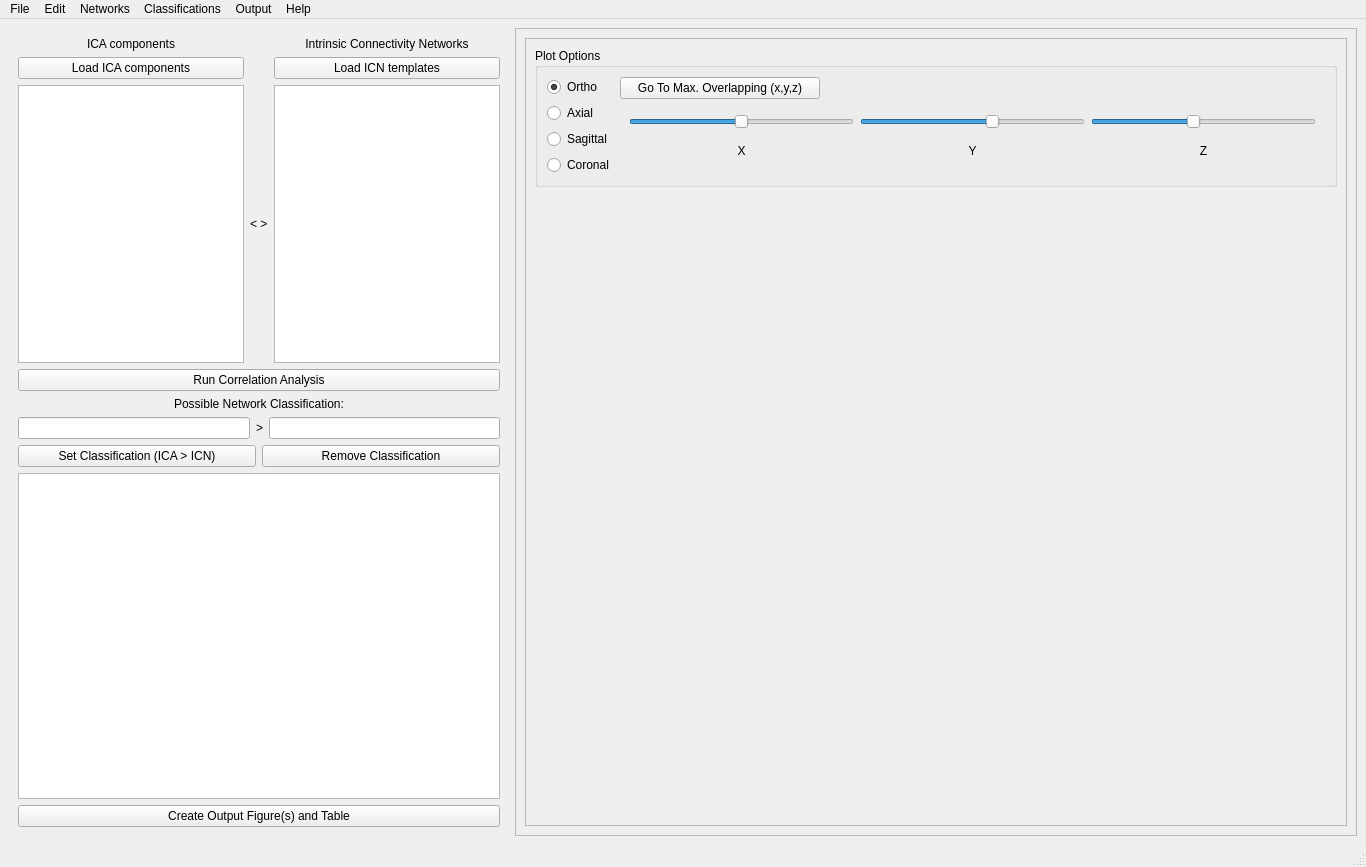
<?xml version="1.0" encoding="UTF-8"?>
<ui version="4.0">
 <class>MainWindow</class>
 <widget class="QMainWindow" name="MainWindow">
  <property name="geometry">
   <rect>
    <x>0</x>
    <y>0</y>
    <width>1366</width>
    <height>867</height>
   </rect>
  </property>
  <property name="minimumSize">
   <size>
    <width>160</width>
    <height>90</height>
   </size>
  </property>
  <property name="windowTitle">
   <string>ICA to Intrinsic Connectivity Network Classification</string>
  </property>
  <property name="windowIcon">
   <iconset>
    <normaloff>icon.ico</normaloff>icon.ico</iconset>
  </property>
  <widget class="QWidget" name="centralwidget">
   <property name="enabled">
    <bool>true</bool>
   </property>
   <property name="sizePolicy">
    <sizepolicy hsizetype="Preferred" vsizetype="Preferred">
     <horstretch>0</horstretch>
     <verstretch>0</verstretch>
    </sizepolicy>
   </property>
   <property name="minimumSize">
    <size>
     <width>1000</width>
     <height>800</height>
    </size>
   </property>
   <property name="styleSheet">
    <string notr="true"/>
   </property>
   <layout class="QHBoxLayout" name="horizontalLayout_3">
    <item>
     <widget class="QFrame" name="verticalFrame_controls">
      <property name="sizePolicy">
       <sizepolicy hsizetype="Preferred" vsizetype="Preferred">
        <horstretch>1</horstretch>
        <verstretch>0</verstretch>
       </sizepolicy>
      </property>
      <property name="minimumSize">
       <size>
        <width>500</width>
        <height>800</height>
       </size>
      </property>
      <property name="styleSheet">
       <string notr="true"/>
      </property>
      <layout class="QVBoxLayout" name="verticalLayout_2">
       <item>
        <layout class="QGridLayout" name="gridLayout_5">
         <item row="4" column="4">
          <widget class="QListWidget" name="listWidget_ICNtemplates"/>
         </item>
         <item row="3" column="4">
          <widget class="QPushButton" name="pushButton_icnload">
           <property name="text">
            <string>Load ICN templates</string>
           </property>
          </widget>
         </item>
         <item row="3" column="0">
          <widget class="QPushButton" name="pushButton_icaload">
           <property name="text">
            <string>Load ICA components</string>
           </property>
          </widget>
         </item>
         <item row="2" column="4">
          <widget class="QLabel" name="label_6">
           <property name="text">
            <string>Intrinsic Connectivity Networks</string>
           </property>
           <property name="alignment">
            <set>Qt::AlignCenter</set>
           </property>
          </widget>
         </item>
         <item row="4" column="2">
          <widget class="QLabel" name="label_5">
           <property name="text">
            <string>&lt; &gt;</string>
           </property>
          </widget>
         </item>
         <item row="4" column="0">
          <widget class="QListWidget" name="listWidget_ICAComponents"/>
         </item>
         <item row="2" column="0">
          <widget class="QLabel" name="label_4">
           <property name="text">
            <string>ICA components</string>
           </property>
           <property name="alignment">
            <set>Qt::AlignCenter</set>
           </property>
          </widget>
         </item>
        </layout>
       </item>
       <item>
        <layout class="QHBoxLayout" name="horizontalLayout">
         <item>
          <widget class="QPushButton" name="pushButton_runAnalysis">
           <property name="enabled">
            <bool>true</bool>
           </property>
           <property name="text">
            <string>Run Correlation Analysis</string>
           </property>
          </widget>
         </item>
        </layout>
       </item>
       <item>
        <widget class="QLabel" name="label_9">
         <property name="text">
          <string>Possible Network Classification:</string>
         </property>
         <property name="alignment">
          <set>Qt::AlignCenter</set>
         </property>
        </widget>
       </item>
       <item>
        <layout class="QHBoxLayout" name="horizontalLayout_2">
         <item>
          <widget class="QLineEdit" name="lineEdit_ICANetwork"/>
         </item>
         <item>
          <widget class="QLabel" name="label_8">
           <property name="text">
            <string>&gt;</string>
           </property>
          </widget>
         </item>
         <item>
          <widget class="QLineEdit" name="lineEdit_mappedICANetwork"/>
         </item>
        </layout>
       </item>
       <item>
        <layout class="QHBoxLayout" name="horizontalLayout_8">
         <item>
          <widget class="QPushButton" name="pushButton_addClassification">
           <property name="text">
            <string>Set Classification (ICA &gt; ICN)</string>
           </property>
          </widget>
         </item>
         <item>
          <widget class="QPushButton" name="pushButton_rmClassification">
           <property name="text">
            <string>Remove Classification</string>
           </property>
          </widget>
         </item>
        </layout>
       </item>
       <item>
        <widget class="QListWidget" name="listWidget_Classifications"/>
       </item>
       <item>
        <layout class="QHBoxLayout" name="horizontalLayout_7">
         <item>
          <widget class="QPushButton" name="pushButton_createOutput">
           <property name="enabled">
            <bool>true</bool>
           </property>
           <property name="text">
            <string>Create Output Figure(s) and Table</string>
           </property>
          </widget>
         </item>
        </layout>
       </item>
      </layout>
     </widget>
    </item>
    <item>
     <widget class="QScrollArea" name="scrollArea">
      <property name="sizePolicy">
       <sizepolicy hsizetype="Expanding" vsizetype="Expanding">
        <horstretch>9</horstretch>
        <verstretch>0</verstretch>
       </sizepolicy>
      </property>
      <property name="widgetResizable">
       <bool>true</bool>
      </property>
      <widget class="QWidget" name="scrollAreaWidgetContents">
       <property name="geometry">
        <rect>
         <x>0</x>
         <y>0</y>
         <width>840</width>
         <height>805</height>
        </rect>
       </property>
       <layout class="QVBoxLayout" name="verticalLayout_5">
        <item>
         <widget class="QFrame" name="slice_frame">
          <property name="sizePolicy">
           <sizepolicy hsizetype="Preferred" vsizetype="Preferred">
            <horstretch>9</horstretch>
            <verstretch>0</verstretch>
           </sizepolicy>
          </property>
          <property name="styleSheet">
           <string notr="true"/>
          </property>
          <property name="frameShape">
           <enum>QFrame::StyledPanel</enum>
          </property>
          <property name="frameShadow">
           <enum>QFrame::Raised</enum>
          </property>
          <layout class="QVBoxLayout" name="verticalLayout_3">
           <item>
            <widget class="QGroupBox" name="groupBox_2">
             <property name="title">
              <string>Plot Options</string>
             </property>
             <layout class="QHBoxLayout" name="horizontalLayout_4">
              <item>
               <layout class="QVBoxLayout" name="verticalLayout">
                <item>
                 <widget class="QRadioButton" name="radioButton_ortho">
                  <property name="text">
                   <string>Ortho</string>
                  </property>
                  <property name="checked">
                   <bool>true</bool>
                  </property>
                  <attribute name="buttonGroup">
                   <string notr="true">buttonGroup_xview</string>
                  </attribute>
                 </widget>
                </item>
                <item>
                 <widget class="QRadioButton" name="radioButton_axial">
                  <property name="enabled">
                   <bool>true</bool>
                  </property>
                  <property name="text">
                   <string>Axial</string>
                  </property>
                  <attribute name="buttonGroup">
                   <string notr="true">buttonGroup_xview</string>
                  </attribute>
                 </widget>
                </item>
                <item>
                 <widget class="QRadioButton" name="radioButton_sagittal">
                  <property name="enabled">
                   <bool>true</bool>
                  </property>
                  <property name="text">
                   <string>Sagittal</string>
                  </property>
                  <attribute name="buttonGroup">
                   <string notr="true">buttonGroup_xview</string>
                  </attribute>
                 </widget>
                </item>
                <item>
                 <widget class="QRadioButton" name="radioButton_coronal">
                  <property name="enabled">
                   <bool>true</bool>
                  </property>
                  <property name="text">
                   <string>Coronal</string>
                  </property>
                  <attribute name="buttonGroup">
                   <string notr="true">buttonGroup_xview</string>
                  </attribute>
                 </widget>
                </item>
                <item>
                 <layout class="QHBoxLayout" name="horizontalLayout_14"/>
                </item>
               </layout>
              </item>
              <item>
               <layout class="QVBoxLayout" name="verticalLayout_4">
                <item>
                 <widget class="QPushButton" name="pushButton_showMaxOverlap">
                  <property name="enabled">
                   <bool>true</bool>
                  </property>
                  <property name="minimumSize">
                   <size>
                    <width>200</width>
                    <height>0</height>
                   </size>
                  </property>
                  <property name="maximumSize">
                   <size>
                    <width>200</width>
                    <height>16777215</height>
                   </size>
                  </property>
                  <property name="text">
                   <string>Go To Max. Overlapping (x,y,z)</string>
                  </property>
                 </widget>
                </item>
                <item>
                 <widget class="QFrame" name="frame">
                  <property name="sizePolicy">
                   <sizepolicy hsizetype="Preferred" vsizetype="Preferred">
                    <horstretch>1</horstretch>
                    <verstretch>1</verstretch>
                   </sizepolicy>
                  </property>
                  <property name="maximumSize">
                   <size>
                    <width>16777215</width>
                    <height>75</height>
                   </size>
                  </property>
                  <layout class="QHBoxLayout" name="horizontalLayout_xcontrols">
                   <item>
                    <layout class="QVBoxLayout" name="verticalLayout_6">
                     <item>
                      <widget class="QSlider" name="horizontalSlider_Xslice">
                       <property name="minimum">
                        <number>-78</number>
                       </property>
                       <property name="maximum">
                        <number>78</number>
                       </property>
                       <property name="orientation">
                        <enum>Qt::Horizontal</enum>
                       </property>
                      </widget>
                     </item>
                     <item>
                      <widget class="QLabel" name="label_Xslice">
                       <property name="text">
                        <string>X</string>
                       </property>
                       <property name="alignment">
                        <set>Qt::AlignCenter</set>
                       </property>
                      </widget>
                     </item>
                    </layout>
                   </item>
                   <item>
                    <layout class="QVBoxLayout" name="verticalLayout_7">
                     <item>
                      <widget class="QSlider" name="horizontalSlider_Yslice">
                       <property name="minimum">
                        <number>-112</number>
                       </property>
                       <property name="maximum">
                        <number>76</number>
                       </property>
                       <property name="orientation">
                        <enum>Qt::Horizontal</enum>
                       </property>
                      </widget>
                     </item>
                     <item>
                      <widget class="QLabel" name="label_Yslice">
                       <property name="text">
                        <string>Y</string>
                       </property>
                       <property name="alignment">
                        <set>Qt::AlignCenter</set>
                       </property>
                      </widget>
                     </item>
                    </layout>
                   </item>
                   <item>
                    <layout class="QVBoxLayout" name="verticalLayout_8">
                     <item>
                      <widget class="QSlider" name="horizontalSlider_Zslice">
                       <property name="minimum">
                        <number>-70</number>
                       </property>
                       <property name="maximum">
                        <number>85</number>
                       </property>
                       <property name="orientation">
                        <enum>Qt::Horizontal</enum>
                       </property>
                      </widget>
                     </item>
                     <item>
                      <widget class="QLabel" name="label_Zslice">
                       <property name="text">
                        <string>Z</string>
                       </property>
                       <property name="alignment">
                        <set>Qt::AlignCenter</set>
                       </property>
                      </widget>
                     </item>
                    </layout>
                   </item>
                  </layout>
                 </widget>
                </item>
               </layout>
              </item>
             </layout>
            </widget>
           </item>
           <item>
            <widget class="QFrame" name="frame_plot">
             <property name="sizePolicy">
              <sizepolicy hsizetype="Preferred" vsizetype="Preferred">
               <horstretch>0</horstretch>
               <verstretch>9</verstretch>
              </sizepolicy>
             </property>
             <property name="minimumSize">
              <size>
               <width>400</width>
               <height>400</height>
              </size>
             </property>
             <layout class="QVBoxLayout" name="verticalLayout_xplot">
              <item>
               <layout class="QVBoxLayout" name="verticalLayout_plot"/>
              </item>
             </layout>
            </widget>
           </item>
           <item>
            <layout class="QGridLayout" name="gridLayout" rowstretch="0" rowminimumheight="0"/>
           </item>
          </layout>
         </widget>
        </item>
       </layout>
      </widget>
     </widget>
    </item>
   </layout>
  </widget>
  <widget class="QStatusBar" name="statusbar"/>
  <widget class="QMenuBar" name="menubar">
   <property name="geometry">
    <rect>
     <x>0</x>
     <y>0</y>
     <width>1366</width>
     <height>20</height>
    </rect>
   </property>
   <widget class="QMenu" name="menuFile">
    <property name="title">
     <string>File</string>
    </property>
    <addaction name="separator"/>
    <addaction name="action_LoadAnalysis"/>
    <addaction name="action_SaveAnalysis"/>
    <addaction name="action_ResetAnalysis"/>
    <addaction name="separator"/>
    <addaction name="action_runAnalysis"/>
    <addaction name="separator"/>
    <addaction name="action_ResetDisplay"/>
    <addaction name="action_SaveDisplay"/>
    <addaction name="separator"/>
    <addaction name="action_Quit"/>
   </widget>
   <widget class="QMenu" name="menuEdit">
    <property name="title">
     <string>Edit</string>
    </property>
    <addaction name="action_EditPreferrences"/>
    <addaction name="action_EditDisplayOptions"/>
    <addaction name="action_EditOutputParams"/>
   </widget>
   <widget class="QMenu" name="menuNetworks">
    <property name="title">
     <string>Networks</string>
    </property>
    <addaction name="action_LoadICAcomps"/>
    <addaction name="action_RenameICAlist_select"/>
    <addaction name="separator"/>
    <addaction name="action_ClearICAlist_select"/>
    <addaction name="action_ClearICAlist_all"/>
    <addaction name="separator"/>
    <addaction name="separator"/>
    <addaction name="action_LoadICNtemplates"/>
    <addaction name="action_LoadNoisetemplates"/>
    <addaction name="action_RenameICNtemplates_select"/>
    <addaction name="separator"/>
    <addaction name="action_ClearICNlist_select"/>
    <addaction name="action_ClearICNlist_all"/>
   </widget>
   <widget class="QMenu" name="menuClassifications">
    <property name="enabled">
     <bool>true</bool>
    </property>
    <property name="title">
     <string>Classifications</string>
    </property>
    <addaction name="action_RenameClassifications_select"/>
    <addaction name="separator"/>
    <addaction name="action_AllowICAMulticlassifications"/>
    <addaction name="action_FindDuplicateICAClassifications"/>
    <addaction name="action_FindDuplicateICNClassifications"/>
    <addaction name="separator"/>
    <addaction name="action_FindProbableClassifications"/>
    <addaction name="action_FindQuestionableClassifications"/>
    <addaction name="separator"/>
    <addaction name="separator"/>
    <addaction name="action_ClearClassifications_select"/>
    <addaction name="action_ClearClassifications_all"/>
   </widget>
   <widget class="QMenu" name="menuHelp">
    <property name="title">
     <string>Help</string>
    </property>
    <addaction name="separator"/>
    <addaction name="action_ShowAboutInfo"/>
    <addaction name="separator"/>
    <addaction name="action_ShowStepByStepTutorial"/>
    <addaction name="separator"/>
    <addaction name="action_LoadDemoICAcomps"/>
   </widget>
   <widget class="QMenu" name="menuOutput">
    <property name="title">
     <string>Output</string>
    </property>
    <addaction name="action_createOutput"/>
    <addaction name="action_createBinaryMasks"/>
   </widget>
   <addaction name="menuFile"/>
   <addaction name="menuEdit"/>
   <addaction name="menuNetworks"/>
   <addaction name="menuClassifications"/>
   <addaction name="menuOutput"/>
   <addaction name="menuHelp"/>
  </widget>
  <action name="action_LoadICAcomps">
   <property name="text">
    <string>Load ICA components</string>
   </property>
  </action>
  <action name="action_ClearICAlist_all">
   <property name="enabled">
    <bool>true</bool>
   </property>
   <property name="text">
    <string>Clear all ICA components</string>
   </property>
  </action>
  <action name="action_LoadICNtemplates">
   <property name="enabled">
    <bool>true</bool>
   </property>
   <property name="text">
    <string>Load ICN templates</string>
   </property>
  </action>
  <action name="action_LoadNoisetemplates">
   <property name="enabled">
    <bool>true</bool>
   </property>
   <property name="text">
    <string>Load noise templates</string>
   </property>
  </action>
  <action name="action_ClearICNlist_all">
   <property name="enabled">
    <bool>true</bool>
   </property>
   <property name="text">
    <string>Clear all ICN &amp;&amp; noise templates</string>
   </property>
  </action>
  <action name="action_Quit">
   <property name="enabled">
    <bool>true</bool>
   </property>
   <property name="text">
    <string>Quit</string>
   </property>
   <property name="shortcut">
    <string>Ctrl+Q</string>
   </property>
  </action>
  <action name="action_DisplayICAtime">
   <property name="checkable">
    <bool>true</bool>
   </property>
   <property name="checked">
    <bool>true</bool>
   </property>
   <property name="enabled">
    <bool>true</bool>
   </property>
   <property name="text">
    <string>Display ICA time courses</string>
   </property>
  </action>
  <action name="action_DisplayICAfreq">
   <property name="checkable">
    <bool>true</bool>
   </property>
   <property name="checked">
    <bool>true</bool>
   </property>
   <property name="enabled">
    <bool>true</bool>
   </property>
   <property name="text">
    <string>Display ICA freq. spectrum</string>
   </property>
  </action>
  <action name="action_ChangeTR">
   <property name="text">
    <string>Change TR</string>
   </property>
  </action>
  <action name="action_LoadAnalysis">
   <property name="text">
    <string>Load analysis</string>
   </property>
   <property name="shortcut">
    <string>Ctrl+L</string>
   </property>
  </action>
  <action name="action_SaveAnalysis">
   <property name="text">
    <string>Save analysis</string>
   </property>
   <property name="shortcut">
    <string>Ctrl+S</string>
   </property>
  </action>
  <action name="action_LoadSettingsScript">
   <property name="text">
    <string>Load settings configuration script</string>
   </property>
  </action>
  <action name="action_ResetDisplay">
   <property name="text">
    <string>Reset display</string>
   </property>
  </action>
  <action name="action_SaveDisplay">
   <property name="enabled">
    <bool>true</bool>
   </property>
   <property name="text">
    <string>Save current display</string>
   </property>
  </action>
  <action name="action_createOutput">
   <property name="text">
    <string>Create Figures &amp;&amp; Tables</string>
   </property>
  </action>
  <action name="action_createBinaryMasks">
   <property name="text">
    <string>Create masks from classifications</string>
   </property>
  </action>
  <action name="action_ResetAnalysis">
   <property name="text">
    <string>Reset analysis</string>
   </property>
  </action>
  <action name="action_LoadOneICA">
   <property name="text">
    <string>Load single ICA component</string>
   </property>
  </action>
  <action name="action_LoadOneICN">
   <property name="text">
    <string>Load single ICN template</string>
   </property>
  </action>
  <action name="action_runAnalysis">
   <property name="text">
    <string>Run full correlation analysis</string>
   </property>
  </action>
  <action name="action_ShowCrosshairs">
   <property name="checkable">
    <bool>true</bool>
   </property>
   <property name="checked">
    <bool>true</bool>
   </property>
   <property name="text">
    <string>Show crosshairs</string>
   </property>
  </action>
  <action name="action_ShowICAName">
   <property name="checkable">
    <bool>true</bool>
   </property>
   <property name="checked">
    <bool>true</bool>
   </property>
   <property name="text">
    <string>Show ICA file name</string>
   </property>
  </action>
  <action name="action_ShowICNTemplateName">
   <property name="checkable">
    <bool>true</bool>
   </property>
   <property name="checked">
    <bool>true</bool>
   </property>
   <property name="text">
    <string>Show ICN template name</string>
   </property>
  </action>
  <action name="action_ChangeTextSize">
   <property name="text">
    <string>Change text size</string>
   </property>
  </action>
  <action name="action_ShowICNTemplate">
   <property name="checkable">
    <bool>true</bool>
   </property>
   <property name="checked">
    <bool>true</bool>
   </property>
   <property name="text">
    <string>Show ICN template vol.</string>
   </property>
  </action>
  <action name="action_ShowMappingName">
   <property name="checkable">
    <bool>true</bool>
   </property>
   <property name="checked">
    <bool>true</bool>
   </property>
   <property name="text">
    <string>Show ICN classification name</string>
   </property>
  </action>
  <action name="action_ThreshICAVol">
   <property name="checkable">
    <bool>true</bool>
   </property>
   <property name="text">
    <string>Threshold ICA vol.</string>
   </property>
  </action>
  <action name="action_ClearClassifications_all">
   <property name="text">
    <string>Reset all ICA &gt; ICN classifications</string>
   </property>
  </action>
  <action name="action_FindDuplicateICNClassifications">
   <property name="text">
    <string>Find duplicated ICN mappings</string>
   </property>
  </action>
  <action name="action_ChangeAnatomicalVol">
   <property name="text">
    <string>Change sMRI vol.</string>
   </property>
  </action>
  <action name="action_StartCorrelationAnalysis">
   <property name="text">
    <string>Start Ongoing Correlation Analysis</string>
   </property>
  </action>
  <action name="action_RunCorrelationAnalysisOffline">
   <property name="text">
    <string>Run Correlation Analysis Offline</string>
   </property>
  </action>
  <action name="action_correlateOnClick">
   <property name="checkable">
    <bool>true</bool>
   </property>
   <property name="checked">
    <bool>true</bool>
   </property>
   <property name="text">
    <string>Correlate IC * ICN pair on click</string>
   </property>
   <property name="iconText">
    <string>Correlate IC &amp; ICN on click</string>
   </property>
  </action>
  <action name="action_ClearICAlist_select">
   <property name="text">
    <string>Remove select ICA components</string>
   </property>
  </action>
  <action name="action_ClearICNlist_select">
   <property name="text">
    <string>Remove select templates</string>
   </property>
  </action>
  <action name="action_RenameICAlist_select">
   <property name="text">
    <string>Rename ICA components</string>
   </property>
  </action>
  <action name="action_RenameICNtemplates_select">
   <property name="text">
    <string>Rename select templates</string>
   </property>
  </action>
  <action name="action_FindDuplicateICAClassifications">
   <property name="enabled">
    <bool>false</bool>
   </property>
   <property name="text">
    <string>Find ICA comp. multiclassifications</string>
   </property>
  </action>
  <action name="action_DuplicateICA_select">
   <property name="text">
    <string>Duplicate ICA comps (~multiclassification)</string>
   </property>
  </action>
  <action name="action_ClearClassifications_select">
   <property name="text">
    <string>Reset select classifications</string>
   </property>
  </action>
  <action name="action_RenameClassifications_select">
   <property name="text">
    <string>Rename select classifications</string>
   </property>
  </action>
  <action name="action_ShowAboutInfo">
   <property name="text">
    <string>About</string>
   </property>
  </action>
  <action name="action_ShowStepByStepTutorial">
   <property name="text">
    <string>Step-by-step tutorial</string>
   </property>
  </action>
  <action name="action_LoadICAcomps_on_startup">
   <property name="checkable">
    <bool>true</bool>
   </property>
   <property name="checked">
    <bool>true</bool>
   </property>
   <property name="text">
    <string>Load default ICA comps on startup</string>
   </property>
  </action>
  <action name="action_LoadICNtemplates_on_startup">
   <property name="checkable">
    <bool>true</bool>
   </property>
   <property name="checked">
    <bool>true</bool>
   </property>
   <property name="text">
    <string>Load default ICN templates on startup</string>
   </property>
  </action>
  <action name="action_ChangeDefaultStructuralVol">
   <property name="text">
    <string>Change default sMRI background</string>
   </property>
  </action>
  <action name="action_ChangeDefaultOutputDir">
   <property name="text">
    <string>Change default output dir.</string>
   </property>
  </action>
  <action name="action_LoadNoiseTemplates_on_startup">
   <property name="checkable">
    <bool>true</bool>
   </property>
   <property name="text">
    <string>Load noise templates on startup</string>
   </property>
  </action>
  <action name="action_ResetSettings_to_default">
   <property name="text">
    <string>Reset settings configuration to defaults</string>
   </property>
  </action>
  <action name="action_ChangeDefaultNoiseTemplate_dir">
   <property name="text">
    <string>Change default noise template dir.</string>
   </property>
  </action>
  <action name="action_ChangeDefaultSettings">
   <property name="text">
    <string>Change other default settings</string>
   </property>
  </action>
  <action name="action_FindProbableClassifications">
   <property name="text">
    <string>Find likely classifications</string>
   </property>
  </action>
  <action name="action_FindQuestionableClassifications">
   <property name="text">
    <string>Find questionable classifications</string>
   </property>
  </action>
  <action name="action_EditPreferrences">
   <property name="text">
    <string>Default preferrences</string>
   </property>
  </action>
  <action name="action_LoadDemoICAcomps">
   <property name="text">
    <string>Load demo ICA comps</string>
   </property>
  </action>
  <action name="action_SliceLayoutMatrix">
   <property name="checkable">
    <bool>true</bool>
   </property>
   <property name="text">
    <string>Layout slices in rect. grid</string>
   </property>
  </action>
  <action name="action_EditDisplayOptions">
   <property name="text">
    <string>Display options</string>
   </property>
  </action>
  <action name="action_EditOutputParams">
   <property name="text">
    <string>Output parameters</string>
   </property>
  </action>
  <action name="action_AllowICAMulticlassifications">
   <property name="checkable">
    <bool>true</bool>
   </property>
   <property name="text">
    <string>Allow ICA comp. multiclassifications</string>
   </property>
  </action>
 </widget>
 <tabstops>
  <tabstop>lineEdit_mappedICANetwork</tabstop>
 </tabstops>
 <resources/>
 <connections/>
 <buttongroups>
  <buttongroup name="buttonGroup_xview"/>
 </buttongroups>
</ui>
